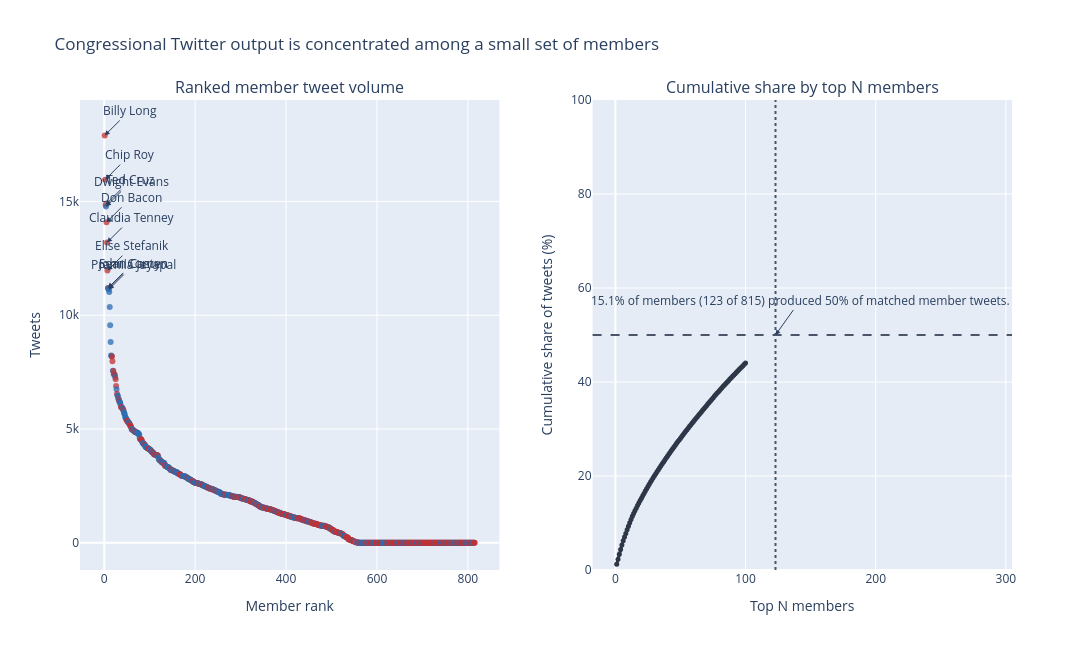

Source (notebook cell):
### Markdown cell above
## 4. Distribution Analysis

This section ranks members by tweet volume and plots two views: the full ranked distribution and the cumulative share of tweets produced by the top N members. The headline concentration number comes from the smallest N where cumulative share reaches 50%.

### Code cell
ranked = member_counts.reset_index(drop=True).copy()
ranked["rank"] = ranked.index + 1
ranked["cumulative_tweets"] = ranked["total_tweets"].cumsum()
total_member_tweets = ranked["total_tweets"].sum()
ranked["cumulative_share"] = ranked["cumulative_tweets"] / total_member_tweets if total_member_tweets else 0
threshold_rows = ranked.loc[ranked["cumulative_share"] >= 0.50]
top_n_50 = int(threshold_rows["rank"].iloc[0]) if not threshold_rows.empty else len(ranked)
member_share_50 = top_n_50 / len(ranked) if len(ranked) else 0
headline = f"{member_share_50:.1%} of members ({top_n_50} of {len(ranked)}) produced 50% of matched member tweets."
print(headline)

party_colors = {"D": "#2b6cb0", "R": "#c53030", "I": "#6b46c1", "ID": "#6b46c1", "Unknown": "#718096", "N/A": "#718096"}
ranked["party_color"] = ranked["party"].map(party_colors).fillna("#718096")
top10 = ranked.head(10).copy()
cum_panel = ranked.head(min(100, len(ranked))).copy()

fig = make_subplots(rows=1, cols=2, subplot_titles=("Ranked member tweet volume", "Cumulative share by top N members"))
fig.add_trace(
    go.Scatter(
        x=ranked["rank"], y=ranked["total_tweets"], mode="markers",
        marker={"color": ranked["party_color"], "size": 6, "opacity": 0.75},
        customdata=ranked[["member_name", "party", "state", "chamber", "tweets_per_day_in_office"]],
        hovertemplate="Rank %{x}<br>%{customdata[0]} (%{customdata[1]}-%{customdata[2]})<br>Tweets: %{y:,}<br>Tweets/day: %{customdata[4]:.2f}<extra></extra>",
        name="Members",
    ),
    row=1, col=1,
)
fig.add_trace(
    go.Scatter(
        x=cum_panel["rank"], y=cum_panel["cumulative_share"] * 100, mode="lines+markers",
        line={"color": "#2d3748", "width": 3}, marker={"size": 5},
        hovertemplate="Top %{x} members<br>Cumulative share: %{y:.1f}%<extra></extra>",
        name="Cumulative share",
    ),
    row=1, col=2,
)
fig.add_hline(y=50, line_dash="dash", line_color="#4a5568", row=1, col=2)
fig.add_vline(x=top_n_50, line_dash="dot", line_color="#4a5568", row=1, col=2)
for _, row in top10.iterrows():
    fig.add_annotation(x=row["rank"], y=row["total_tweets"], text=row["member_name"], showarrow=True, arrowhead=2, ax=25, ay=-25, row=1, col=1)
fig.add_annotation(x=top_n_50, y=50, text=headline, showarrow=True, arrowhead=2, ax=25, ay=-35, row=1, col=2)
fig.update_xaxes(title_text="Member rank", row=1, col=1)
fig.update_yaxes(title_text="Tweets", row=1, col=1)
fig.update_xaxes(title_text="Top N members", row=1, col=2)
fig.update_yaxes(title_text="Cumulative share of tweets (%)", range=[0, 100], row=1, col=2)
fig.update_layout(title="Congressional Twitter output is concentrated among a small set of members", height=650, width=1200, showlegend=False)
fig.write_html(DISTRIBUTION_HTML_PATH, include_plotlyjs="cdn")
try:
    fig.write_image(FIGURES_DIR / "distribution.png")
except Exception as exc:
    print(f"Static image export skipped: {exc}")
print(f"Wrote {DISTRIBUTION_HTML_PATH}")
fig

### Figure 1 — Plotly figure (JSON) as saved in the notebook; plotly's stock layout.template omitted (floating-point values rounded to 4 significant figures; data arrays with more than 128 entries replaced by an {"elided": "..."} marker saying what was removed)
{"data": [{"customdata": {"elided": "815x5 mixed values"}, "hovertemplate": "Rank %{x}<br>%{customdata[0]} (%{customdata[1]}-%{customdata[2]})<br>Tweets: %{y:,}<br>Tweets/day: %{customdata[4]:.2f}<extra></extra>", "marker": {"color": {"elided": "815 str values"}, "opacity": 0.75, "size": 6}, "mode": "markers", "name": "Members", "type": "scatter", "x": {"elided": "815 int values"}, "xaxis": "x", "y": {"elided": "815 int values"}, "yaxis": "y"}, {"hovertemplate": "Top %{x} members<br>Cumulative share: %{y:.1f}%<extra></extra>", "line": {"color": "#2d3748", "width": 3}, "marker": {"size": 5}, "mode": "lines+markers", "name": "Cumulative share", "type": "scatter", "x": [1, 2, 3, 4, 5, 6, 7, 8, 9, 10, 11, 12, 13, 14, 15, 16, 17, 18, 19, 20, 21, 22, 23, 24, 25, 26, 27, 28, 29, 30, 31, 32, 33, 34, 35, 36, 37, 38, 39, 40, 41, 42, 43, 44, 45, 46, 47, 48, 49, 50, 51, 52, 53, 54, 55, 56, 57, 58, 59, 60, 61, 62, 63, 64, 65, 66, 67, 68, 69, 70, 71, 72, 73, 74, 75, 76, 77, 78, 79, 80, 81, 82, 83, 84, 85, 86, 87, 88, 89, 90, 91, 92, 93, 94, 95, 96, 97, 98, 99, 100], "xaxis": "x2", "y": [1.223, 2.314, 3.329, 4.339, 5.301, 6.203, 7.02, 7.785, 8.549, 9.31, 10.06, 10.77, 11.42, 12.03, 12.59, 13.15, 13.71, 14.26, 14.77, 15.29, 15.79, 16.3, 16.8, 17.3, 17.79, 18.26, 18.72, 19.17, 19.61, 20.05, 20.49, 20.92, 21.34, 21.76, 22.18, 22.6, 23.0, 23.41, 23.82, 24.22, 24.62, 25.02, 25.42, 25.8, 26.19, 26.57, 26.94, 27.31, 27.69, 28.05, 28.42, 28.78, 29.14, 29.5, 29.86, 30.22, 30.57, 30.92, 31.27, 31.61, 31.95, 32.29, 32.63, 32.96, 33.3, 33.64, 33.97, 34.3, 34.63, 34.97, 35.3, 35.63, 35.96, 36.29, 36.62, 36.94, 37.27, 37.58, 37.89, 38.2, 38.51, 38.82, 39.13, 39.43, 39.73, 40.03, 40.32, 40.62, 40.91, 41.2, 41.49, 41.78, 42.06, 42.35, 42.63, 42.92, 43.2, 43.48, 43.76, 44.04], "yaxis": "y2"}], "layout": {"annotations": [{"font": {"size": 16}, "showarrow": false, "text": "Ranked member tweet volume", "x": 0.225, "xanchor": "center", "xref": "paper", "y": 1.0, "yanchor": "bottom", "yref": "paper"}, {"font": {"size": 16}, "showarrow": false, "text": "Cumulative share by top N members", "x": 0.775, "xanchor": "center", "xref": "paper", "y": 1.0, "yanchor": "bottom", "yref": "paper"}, {"arrowhead": 2, "ax": 25, "ay": -25, "showarrow": true, "text": "Billy Long", "x": 1, "xref": "x", "y": 17900, "yref": "y"}, {"arrowhead": 2, "ax": 25, "ay": -25, "showarrow": true, "text": "Chip Roy", "x": 2, "xref": "x", "y": 15959, "yref": "y"}, {"arrowhead": 2, "ax": 25, "ay": -25, "showarrow": true, "text": "Ted Cruz", "x": 3, "xref": "x", "y": 14857, "yref": "y"}, {"arrowhead": 2, "ax": 25, "ay": -25, "showarrow": true, "text": "Dwight Evans", "x": 4, "xref": "x", "y": 14782, "yref": "y"}, {"arrowhead": 2, "ax": 25, "ay": -25, "showarrow": true, "text": "Don Bacon", "x": 5, "xref": "x", "y": 14087, "yref": "y"}, {"arrowhead": 2, "ax": 25, "ay": -25, "showarrow": true, "text": "Claudia Tenney", "x": 6, "xref": "x", "y": 13194, "yref": "y"}, {"arrowhead": 2, "ax": 25, "ay": -25, "showarrow": true, "text": "Elise Stefanik", "x": 7, "xref": "x", "y": 11961, "yref": "y"}, {"arrowhead": 2, "ax": 25, "ay": -25, "showarrow": true, "text": "John Cornyn", "x": 8, "xref": "x", "y": 11192, "yref": "y"}, {"arrowhead": 2, "ax": 25, "ay": -25, "showarrow": true, "text": "Sean Casten", "x": 9, "xref": "x", "y": 11188, "yref": "y"}, {"arrowhead": 2, "ax": 25, "ay": -25, "showarrow": true, "text": "Pramila Jayapal", "x": 10, "xref": "x", "y": 11128, "yref": "y"}, {"arrowhead": 2, "ax": 25, "ay": -35, "showarrow": true, "text": "15.1% of members (123 of 815) produced 50% of matched member tweets.", "x": 123, "xref": "x2", "y": 50, "yref": "y2"}], "height": 650, "shapes": [{"line": {"color": "#4a5568", "dash": "dash"}, "type": "line", "x0": 0, "x1": 1, "xref": "x2 domain", "y0": 50, "y1": 50, "yref": "y2"}, {"line": {"color": "#4a5568", "dash": "dot"}, "type": "line", "x0": 123, "x1": 123, "xref": "x2", "y0": 0, "y1": 1, "yref": "y2 domain"}], "showlegend": false, "title": {"text": "Congressional Twitter output is concentrated among a small set of members"}, "width": 1200, "xaxis": {"anchor": "y", "domain": [0.0, 0.45], "title": {"text": "Member rank"}}, "xaxis2": {"anchor": "y2", "domain": [0.55, 1.0], "title": {"text": "Top N members"}}, "yaxis": {"anchor": "x", "domain": [0.0, 1.0], "title": {"text": "Tweets"}}, "yaxis2": {"anchor": "x2", "domain": [0.0, 1.0], "range": [0, 100], "title": {"text": "Cumulative share of tweets (%)"}}}}
